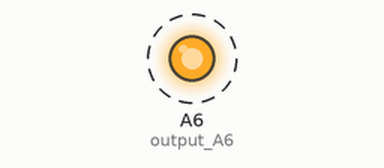
Bench run of a program on a simulated CircuitPython board. Shown: output pins drawn as LEDs (lit = HIGH). Dashed ring = blinking.

Above: at 0.2 s.
Timing chart, 0 to 3.0 s (numbered marks = the images above):
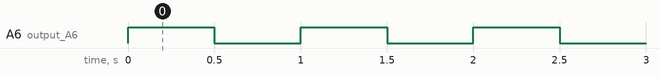

The program:

code.py
```python
import time
import board
from digitalio import DigitalInOut, Direction, Pull

output_A6 = DigitalInOut(board.A6)
output_A6.direction = Direction.OUTPUT

while True:
    output_A6.value = True
    time.sleep( 0.5 )
    output_A6.value = False
    time.sleep( 0.5 )
```

Measured:
- by itself, A6 (output_A6): alternates HIGH for 0.50 s and LOW for 0.50 s
